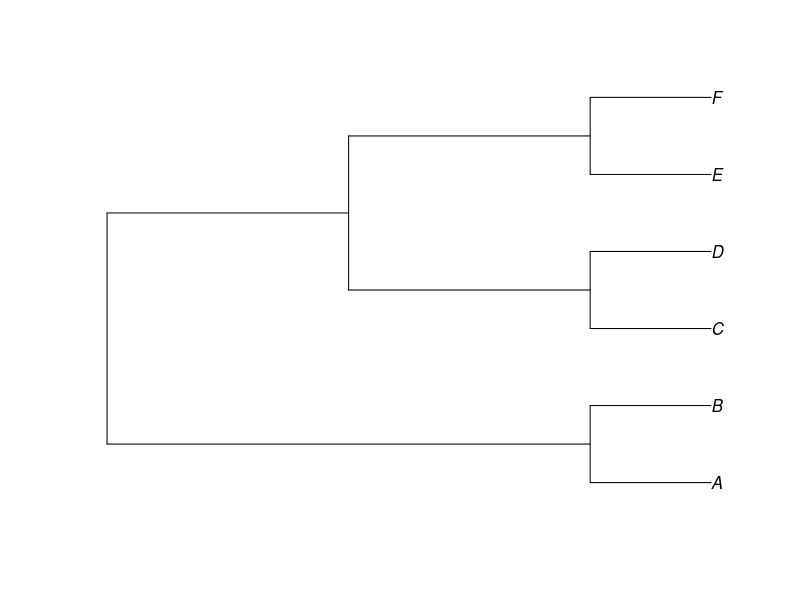
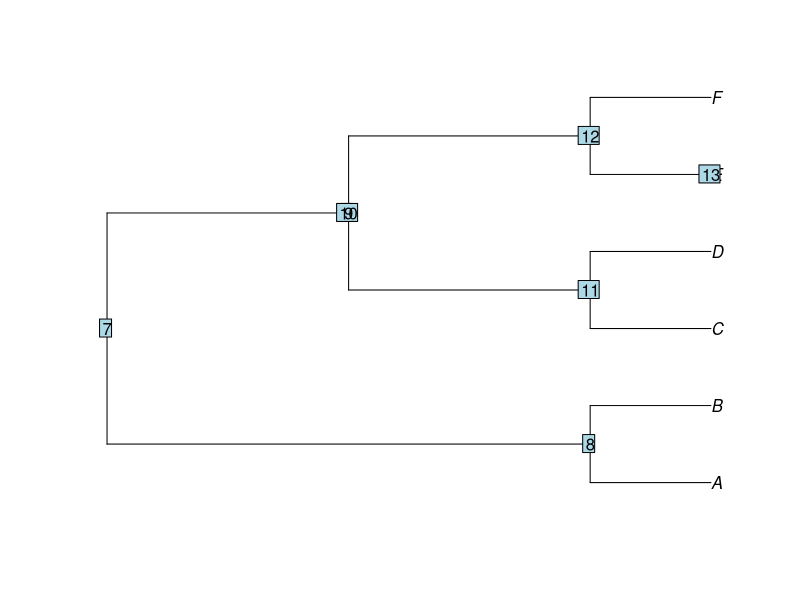
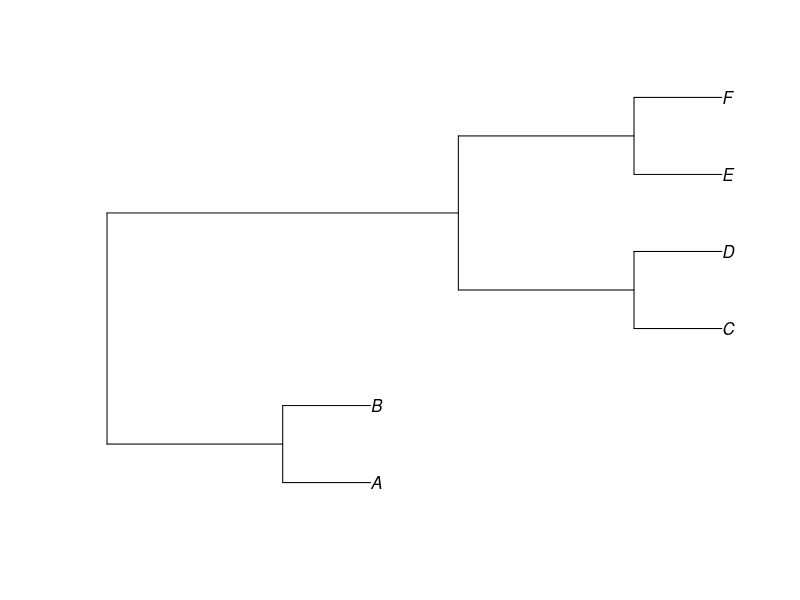

These charts were generated, in order, by the following R code:
## ---- chunk 1
myTree <- ape::read.tree(text='((A, B), ((C, D), (E, F)));')
plot(myTree)
## ---- chunk 2
badTree <- ape::read.tree(text='((A, B), (((C, D), ((E), F))));')
plot(badTree)
ape::nodelabels()
## ---- chunk 3
myTree <- ape::read.tree(text='((A:1, B:1):2, ((C:1, D:1):2, (E:1, F:1):2):4);')
plot(myTree)
